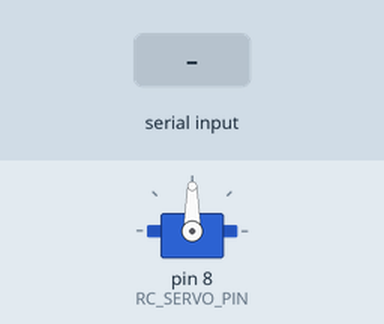
Recording of a sketch running on a simulated Arduino Uno, built with avr-gcc and run on an emulated ATmega328P. Shown: servo. Inputs (shaded band) come from the test bench. What the sketch prints to the serial monitor is not drawn.

Above: at 1.2 s.
1.3 s: "90,45\n" received over Serial
At 1.8 s:
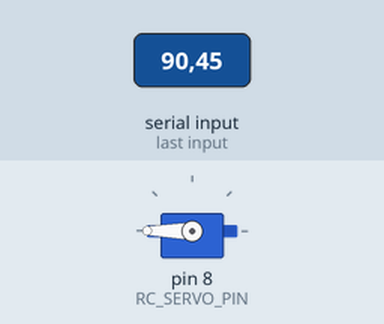
2.8 s: "30,150\n" received over Serial
At 4.0 s:
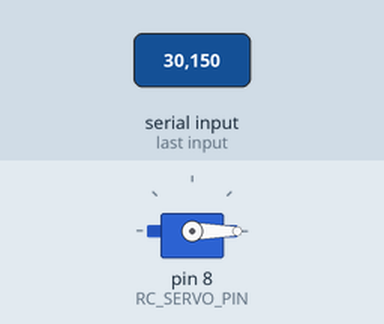
4.3 s: "1,90\n" received over Serial
At 5.2 s:
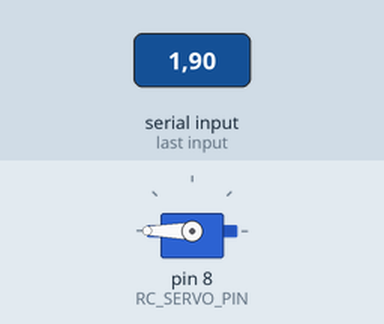
Timing chart, 0 to 7.3 s (numbered marks = the images above; inputs shaded):
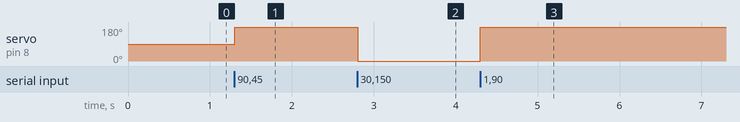

The sketch:

union_angle.ino
```cpp
#include <Servo.h>

#define RC_SERVO_PIN          8
#define NEURAL_ANGLE         90
#define NEURAL_ANGLE_offset   0

Servo Steeringservo;

union UNION
{
    int angle_offset;
    byte mbyte[2];
};

union UNION u;

void setup()
{
    Serial.begin(115200);
    Steeringservo.attach(RC_SERVO_PIN);
}

int steering_control()
{
  Steeringservo.write(u.angle_offset + NEURAL_ANGLE + NEURAL_ANGLE_offset);
}

void loop()
{
  steering_control();

  int i = 0;

  Serial.print("mbyte[0]의 값을 입력하세요 : ");
  while (!Serial.available())
  {
      ;
  }
  u.mbyte[0] = Serial.parseInt();
  Serial.println(u.mbyte[0]);
  Serial.read();

  Serial.print("mbyte[1]의 값을 입력하세요 : ");
  while (!Serial.available())
  {
      ;
  }
  u.mbyte[1] = Serial.parseInt();
  Serial.println(u.mbyte[1]);
  Serial.read();

  Serial.print("angle_offset: ");
  Serial.println(u.angle_offset);

  Serial.print("angle: ");
  Serial.println(NEURAL_ANGLE + u.angle_offset);
  Serial.println("");
}
```

Measured:
- after the input at 1.3 s, servo on pin 8 (RC_SERVO_PIN): 90° → 180° at once
- after the input at 2.8 s, servo on pin 8 (RC_SERVO_PIN): 180° → 0° at once
- after the input at 4.3 s, servo on pin 8 (RC_SERVO_PIN): 0° → 180° at once
